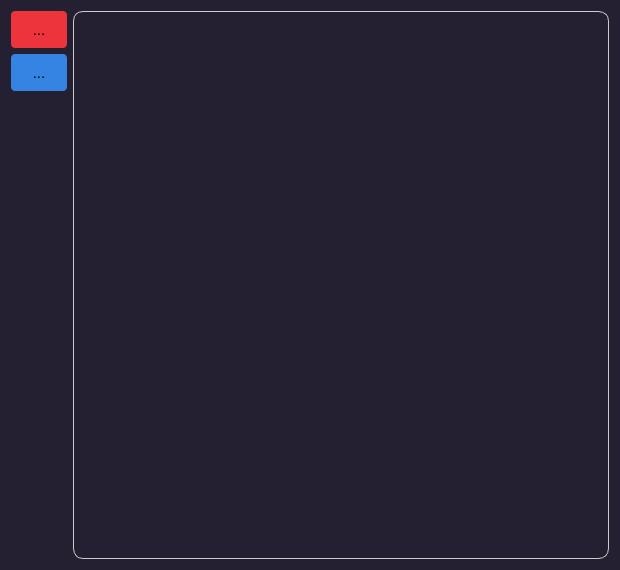
<?xml version="1.0" encoding="UTF-8"?>
<ui version="4.0">
 <class>subjects_list</class>
 <widget class="QWidget" name="subjects_list">
  <property name="geometry">
   <rect>
    <x>0</x>
    <y>0</y>
    <width>620</width>
    <height>570</height>
   </rect>
  </property>
  <property name="windowTitle">
   <string>Form</string>
  </property>
  <property name="styleSheet">
   <string notr="true">QWidget{
background-color:rgb(36, 31, 49);
color:rgb(255, 255, 255);
font-size:15px
}
            QPushButton {
                background-color: rgb(61, 56, 70);
                color:rgb(255, 255, 255);
                border: none;
                padding: 8px 16px;
                border-radius: 4px;
					font-size:20px
            }
            QPushButton:hover {
                background-color:rgb(192, 191, 188);
					color:black;
            }
QPushButton:disabled {
    background-color: rgb(222, 221, 218); /* Change the disabled color as desired */
}
QToolButton:pressed {
    background-color: rgb(153, 193, 241);  /* Change the pressed color as desired */
}
            QToolButton {
                background-color: rgb(53, 132, 228);
                color:black;
                border: none;
                padding: 8px 16px;
                border-radius: 4px;
            }
            QToolButton:hover {
                background-color:rgb(246, 245, 244);
					color:black;
            }
QToolButton:disabled {
    background-color: rgb(222, 221, 218); /* Change the disabled color as desired */
}
QPushButton:pressed {
    background-color: rgb(153, 193, 241);  /* Change the pressed color as desired */
}

</string>
  </property>
  <layout class="QGridLayout" name="gridLayout">
   <item row="0" column="1" rowspan="5">
    <widget class="QTableView" name="subjects_table">
     <property name="styleSheet">
      <string notr="true">QTableView {
    background-color: transparent; /* Make the background transparent */
    border: 1px solid #CCCCCC; /* Add a subtle border */
    border-radius: 10px; /* Round the corners */
    gridline-color: transparent; /* Make grid lines transparent */
    selection-background-color: #007ACC; /* Selection background color */
    selection-color: #FFFFFF; /* Selection text color */
    alternate-background-color: #F0F0F0; /* Alternate row background color */
    box-shadow: 0px 2px 8px rgba(0, 0, 0, 0.2); /* Add shadow */
}

QHeaderView::section {
	  font-weight: bold;
	background-color: rgb(36, 31, 49);
    color: rgb(255, 255, 255); /* Header text color */
    padding: 6px; /* Add padding to header sections */
    border: none; /* Remove border */
    border-radius: 5px; /* Round the header corners */
}

QTableView::item {
    padding: 8px; /* Add padding to table items */
}

</string>
     </property>
     <attribute name="horizontalHeaderStretchLastSection">
      <bool>true</bool>
     </attribute>
    </widget>
   </item>
   <item row="0" column="0">
    <widget class="QToolButton" name="delete_button">
     <property name="styleSheet">
      <string notr="true">            QToolButton{
                background-color: rgb(237, 51, 59)
            }
            QToolButton:hover {
                background-color: rgb(246, 245, 244)
            }
QToolButton:pressed {
    background-color: rgb(246, 97, 81);  /* Change the pressed color as desired */
}
QToolButton:disabled {
    background-color: rgb(222, 221, 218); /* Change the disabled color as desired */
}</string>
     </property>
     <property name="text">
      <string>...</string>
     </property>
     <property name="icon">
      <iconset>
       <normaloff>../../icons/delete_.png</normaloff>../../icons/delete_.png</iconset>
     </property>
     <property name="iconSize">
      <size>
       <width>30</width>
       <height>30</height>
      </size>
     </property>
    </widget>
   </item>
   <item row="1" column="0">
    <widget class="QToolButton" name="add_button">
     <property name="styleSheet">
      <string notr="true"/>
     </property>
     <property name="text">
      <string>...</string>
     </property>
     <property name="icon">
      <iconset>
       <normaloff>../../icons/add.png</normaloff>../../icons/add.png</iconset>
     </property>
     <property name="iconSize">
      <size>
       <width>30</width>
       <height>30</height>
      </size>
     </property>
    </widget>
   </item>
  </layout>
 </widget>
 <resources/>
 <connections/>
</ui>
